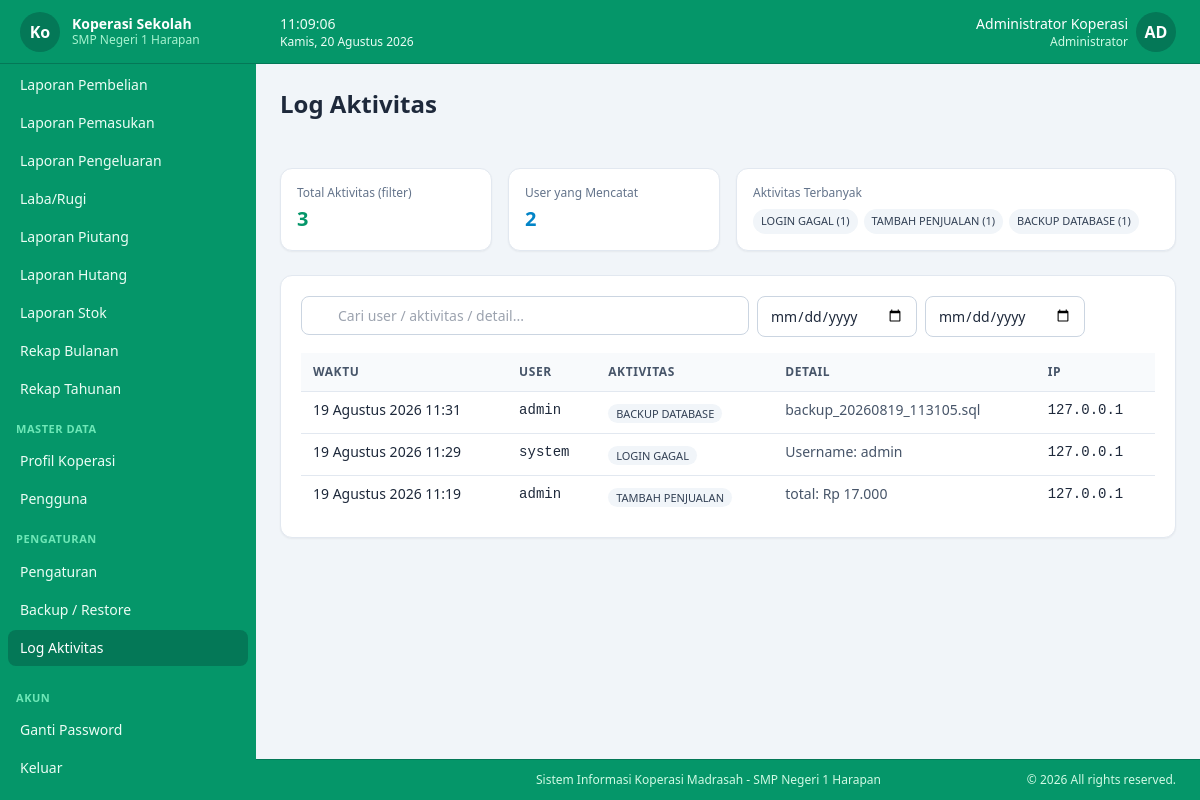
The app's page /log (signed in) with its own data.
### tables this page shows
CREATE TABLE koperasi_profile (
  id             TINYINT UNSIGNED NOT NULL DEFAULT 1,
  nama_koperasi  VARCHAR(100)     NOT NULL DEFAULT '',
  nama_sekolah   VARCHAR(150)     NOT NULL DEFAULT '',
  alamat         TEXT             NULL,
  telepon        VARCHAR(30)      NULL,
  email          VARCHAR(100)     NULL,
  logo           VARCHAR(255)     NULL,
  nama_ketua     VARCHAR(100)     NULL,
  nama_bendahara VARCHAR(100)     NULL,
  created_at     TIMESTAMP        NOT NULL DEFAULT CURRENT_TIMESTAMP,
  updated_at     TIMESTAMP        NOT NULL DEFAULT CURRENT_TIMESTAMP ON UPDATE CURRENT_TIMESTAMP,
  PRIMARY KEY (id)
);

CREATE TABLE users (
  id                   BIGINT UNSIGNED NOT NULL AUTO_INCREMENT,
  role_id              TINYINT UNSIGNED NOT NULL,
  username             VARCHAR(50)      NOT NULL UNIQUE,
  name                 VARCHAR(100)     NOT NULL,
  password_hash        VARCHAR(255)     NOT NULL,
  must_change_password TINYINT(1)       NOT NULL DEFAULT 0,
  is_active            TINYINT(1)       NOT NULL DEFAULT 1,
  created_at           TIMESTAMP        NOT NULL DEFAULT CURRENT_TIMESTAMP,
  updated_at           TIMESTAMP        NOT NULL DEFAULT CURRENT_TIMESTAMP ON UPDATE CURRENT_TIMESTAMP,
  PRIMARY KEY (id),
  CONSTRAINT fk_users_role FOREIGN KEY (role_id) REFERENCES roles(id) ON UPDATE CASCADE
);

CREATE TABLE roles (
  id            TINYINT UNSIGNED NOT NULL AUTO_INCREMENT,
  name          VARCHAR(50)      NOT NULL UNIQUE,
  description   VARCHAR(255)     NULL,
  created_at    TIMESTAMP        NOT NULL DEFAULT CURRENT_TIMESTAMP,
  updated_at    TIMESTAMP        NOT NULL DEFAULT CURRENT_TIMESTAMP ON UPDATE CURRENT_TIMESTAMP,
  PRIMARY KEY (id)
);

CREATE TABLE audit_logs (
  id         BIGINT UNSIGNED NOT NULL AUTO_INCREMENT,
  user_id    BIGINT UNSIGNED NULL,
  username   VARCHAR(50)     NOT NULL DEFAULT 'system',
  aktivitas  VARCHAR(150)    NOT NULL,
  detail     TEXT            NULL,
  ip_address VARCHAR(45)     NULL,
  user_agent VARCHAR(255)    NULL,
  created_at TIMESTAMP       NOT NULL DEFAULT CURRENT_TIMESTAMP,
  PRIMARY KEY (id),
  KEY idx_audit_user (user_id),
  KEY idx_audit_created (created_at),
  KEY idx_audit_aktivitas (aktivitas)
);

### app/views/log/index.php (the view, shortened to what the rows shown need)
<div class="bg-white rounded-xl shadow-sm border border-slate-200 p-5">
    <div class="table-wrap">
        <table>
            <thead><tr><th>Waktu</th><th>User</th><th>Aktivitas</th><th>Detail</th><th>IP</th></tr></thead>
            <tbody>
            <?php if (empty($pg['items'])): ?>
                <tr><td colspan="5" class="text-center text-slate-400 py-8">Tidak ada log.</td></tr>
            <?php else: foreach ($pg['items'] as $l): ?>
                <tr>
                    <td class="whitespace-nowrap text-xs"><?= tanggal_waktu($l['created_at']) ?></td>
                    <td class="font-mono text-xs"><?= e($l['username']) ?></td>
                    <td><span class="text-[11px] px-2 py-0.5 rounded-full bg-slate-100 text-slate-700 font-medium"><?= e($l['aktivitas']) ?></span></td>
                    <td class="text-xs text-slate-600 max-w-[300px] break-words whitespace-normal"><?= e($l['detail']) ?></td>
                    <td class="font-mono text-xs"><?= e($l['ip_address']) ?></td>
                </tr>
            <?php endforeach; endif; ?>
            </tbody>
        </table>
    </div>
</div>

### app/views/layouts/app.php (shortened to what the rows shown need)
<?php
$user = current_user();
$profile = koperasi_profile();
?>
<!DOCTYPE html>
<html lang="id">
<head>
<script src="<?= asset('assets/js/tailwind.min.js') ?>"></script>
<link rel="stylesheet" href="<?= asset('assets/vendor/sweetalert2/sweetalert2.min.css') ?>">
<link rel="stylesheet" href="<?= asset('assets/css/app.css') ?>">
</head>
<body class="bg-slate-100 text-slate-800 flex flex-col min-h-screen">
<div id="sidebar" class="fixed inset-y-0 left-0 z-40 w-64 bg-emerald-600 text-emerald-50 transform -translate-x-full lg:translate-x-0 transition-transform duration-200 flex flex-col">
    <div class="flex items-center gap-3 px-5 h-16 border-b border-emerald-700 shrink-0 sticky top-0 bg-emerald-600 z-10">
        <?php if (!empty($profile['logo']) && file_exists(UPLOAD_DIR . '/' . $profile['logo'])): ?>
            <img src="<?= asset('uploads/' . e($profile['logo'])) ?>" class="h-10 w-10 shrink-0 object-contain drop-shadow-[0_0_4px_rgba(255,255,255,0.8)]" alt="logo">
        <?php else: ?>
            <div class="h-10 w-10 shrink-0 rounded-full bg-emerald-700 flex items-center justify-center font-bold text-white"><?= e(mb_substr($profile['nama_koperasi'] ?? 'KS', 0, 2)) ?></div>
        <?php endif; ?>
        <div class="min-w-0">
            <div class="font-semibold text-sm leading-tight text-white truncate"><?= e($profile['nama_koperasi'] ?? APP_NAME) ?></div>
            <div class="text-xs text-emerald-200 truncate"><?= e($profile['nama_sekolah'] ?? '') ?></div>
        </div>
    </div>
</div>
<div class="lg:pl-64 flex flex-col flex-1 min-h-0">
    <header class="sticky top-0 z-20 bg-emerald-600 border-b border-emerald-700 px-4 sm:px-6 h-16 flex items-center justify-between shrink-0">
        <div class="flex items-center gap-4">
            <div class="relative" id="userMenu">
                <button type="button" id="userMenuBtn" class="flex items-center gap-2 rounded-full hover:opacity-80 transition">
                    <div class="text-right hidden sm:block">
                        <div class="text-sm font-medium text-white"><?= e($user['name']) ?></div>
                        <div class="text-xs text-emerald-100"><?= e($user['role_name']) ?></div>
                    </div>
                    <div class="h-10 w-10 rounded-full bg-emerald-700 text-white flex items-center justify-center font-bold">
                        <?= e(strtoupper(mb_substr($user['name'], 0, 2))) ?>
                    </div>
                </button>
            </div>
        </div>
    </header>
    <div class="px-4 sm:px-6 py-4 sm:py-6">
        <h1 class="text-xl sm:text-2xl font-bold text-slate-800"><?= e($pageTitle ?? 'Dashboard') ?></h1>
    </div>
    <main class="flex-1 p-4 sm:p-6 pb-12">
        <?= $content ?>
    </main>
    <footer class="bg-emerald-600 border-t border-emerald-700 lg:pl-64">
        <div class="max-w-full mx-auto px-4 sm:px-6 py-3">
            <div class="flex flex-col sm:flex-row justify-between items-center gap-2 text-xs text-emerald-100">
                <span>Sistem Informasi Koperasi Madrasah - <?= e($profile['nama_sekolah'] ?? 'Nama Sekolah') ?></span>
                <span>&copy; <?= date('Y') ?> All rights reserved.</span>
            </div>
        </div>
    </footer>
</div>
</body>
</html>

### records on screen
koperasi_profile: nama_koperasi "Ko", nama_koperasi "Koperasi Sekolah", nama_sekolah "SMP Negeri 1 Harapan"
users: name "Administrator Koperasi", role.name "Administrator", name "AD"
audit_logs: created_at "19 Agustus 2026 11:31", username "admin", aktivitas "BACKUP DATABASE", detail "backup_20260819_113105.sql", ip_address "127.0.0.1"
audit_logs: created_at "19 Agustus 2026 11:29", username "system", aktivitas "LOGIN GAGAL", detail "Username: admin", ip_address "127.0.0.1"
audit_logs: created_at "19 Agustus 2026 11:19", username "admin", aktivitas "TAMBAH PENJUALAN", detail "total: Rp 17.000", ip_address "127.0.0.1"

### other values on screen
$label "Laporan Pembelian"
$label "Laporan Pemasukan"
$label "Laporan Pengeluaran"
$label "Laba/Rugi"
$label "Laporan Piutang"
$label "Laporan Hutang"
$label "Laporan Stok"
$label "Rekap Bulanan"
$label "Rekap Tahunan"
$group "MASTER DATA"
$label "Profil Koperasi"
$label "Pengguna"
$group "PENGATURAN"
$label "Pengaturan"
$label "Backup / Restore"
